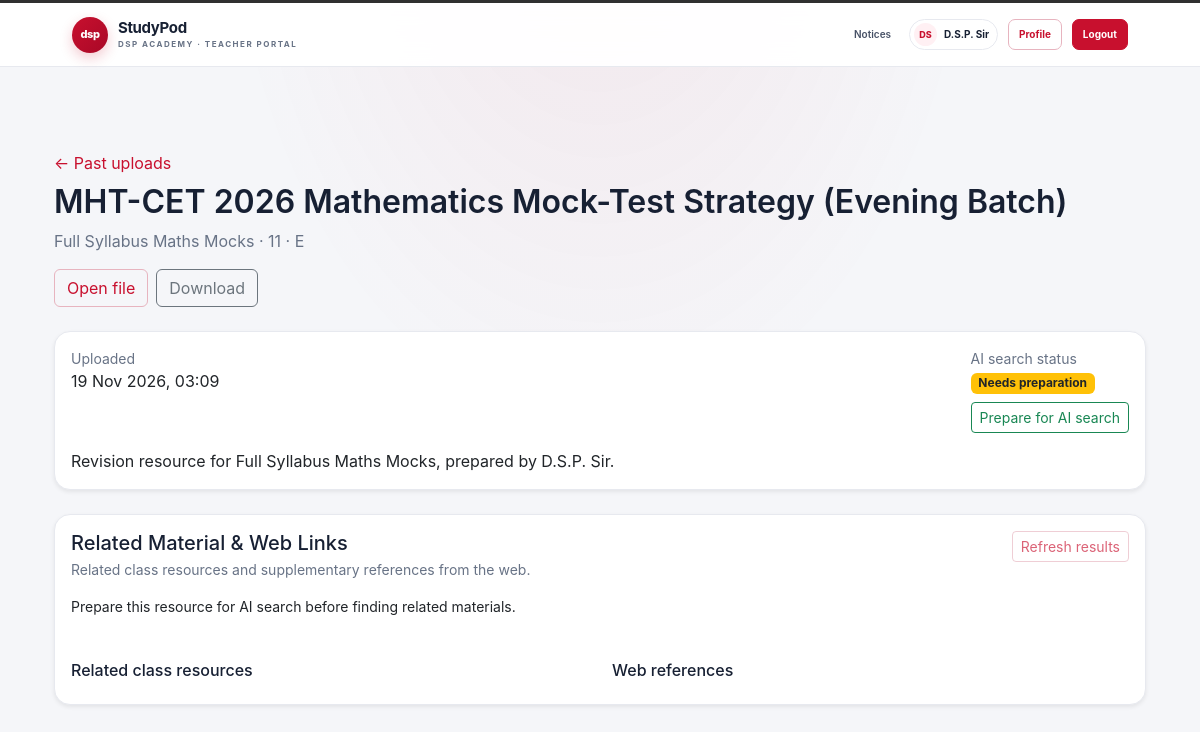
The app's page /resources/16/ (signed in) with its own data.
### accounts/models.py (models this page shows, shortened)
class User(AbstractUser):
    class Role(models.TextChoices):
        TEACHER = "TEACHER", "Teacher"
        STUDENT = "STUDENT", "Student"
        PARENT = "PARENT", "Parent"
    role = models.CharField(
        max_length=10,
        choices=Role.choices,
        default=Role.STUDENT,
    )

### academics/models.py (models this page shows, shortened)
class Resource(models.Model):
    title = models.CharField(max_length=200)
    description = models.TextField(blank=True)
    teacher = models.ForeignKey(
        "accounts.TeacherProfile",
        on_delete=models.CASCADE,
        related_name="resources"
    )
    student_class = models.ForeignKey(
        Class,
        on_delete=models.CASCADE,
        related_name="resources"
    )
    subject = models.ForeignKey(
        Subject,
        on_delete=models.CASCADE,
        related_name="resources"
    )
    file = models.FileField(upload_to="resources/")
    created_at = models.DateTimeField(auto_now_add=True)

class Subject(models.Model):
    name = models.CharField(max_length=100)
    code = models.CharField(max_length=20, unique=True)

class Class(models.Model):
    name = models.CharField(max_length=50)
    section = models.CharField(max_length=10)
    academic_year = models.CharField(max_length=20)

### accounts/views.py (the view)
@login_required
def teacher_resource_detail(request, resource_id):
    if request.user.role != "TEACHER":
        return HttpResponseForbidden("Teacher access is required.")
    teacher = getattr(request.user, "teacher_profile", None)
    if teacher is None:
        return HttpResponseForbidden("Teacher profile was not found.")
    resource = get_object_or_404(
        Resource.objects.select_related("student_class", "subject", "teacher"),
        pk=resource_id,
        teacher=teacher,
    )
    try:
        from ai_suggestions.services.vector_store import StudyPodVectorStore
        indexed = StudyPodVectorStore().is_resource_indexed(resource.pk)
        indexing_status = "indexed" if indexed else "not_indexed"
    except Exception:
        indexing_status = "unknown"
    return render(
        request,
        "accounts/resource_detail.html",
        {"resource": resource, "indexing_status": indexing_status},
    )

### ai_suggestions/services/vector_store.py (called while the page is built)
    def is_resource_indexed(self, resource_id):
        records = self.collection.get(
            where={"resource_id": str(resource_id)},
            include=[],
        )
        return bool(records.get("ids"))

### accounts/templates/accounts/resource_detail.html (shortened to what this page needs)
{% extends "accounts/base.html" %}
{% block content %}
<div class="container mt-5">
    <div class="d-flex justify-content-between align-items-start flex-wrap gap-3 mb-4">
        <div>
            <a href="{% url 'resource_list' %}" class="text-decoration-none">&larr; Past uploads</a>
            <h2 class="mt-2">{{ resource.title }}</h2>
            <p class="text-muted mb-0">{{ resource.subject.name }} · {{ resource.student_class.name }}{% if resource.student_class.section %} · {{ resource.student_class.section }}{% endif %}</p>
        </div>
        <div class="d-flex gap-2">
            <a href="{{ resource.file.url }}" target="_blank" rel="noopener" class="btn btn-outline-primary">Open file</a>
            <a href="{{ resource.file.url }}" download class="btn btn-outline-secondary">Download</a>
        </div>
    </div>
    <div class="card shadow-sm mb-4">
        <div class="card-body">
            <div class="d-flex flex-wrap justify-content-between gap-3">
                <div>
                    <div class="text-muted small">Uploaded</div>
                    <div>{{ resource.created_at|date:"d M Y, H:i" }}</div>
                </div>
                <div>
                    <div class="text-muted small">AI search status</div>
                    {% if indexing_status == "indexed" %}
                        <span class="badge bg-success">Ready</span>
                    {% elif indexing_status == "not_indexed" %}
                        <span class="badge bg-warning text-dark">Needs preparation</span>
                    {% else %}
                        <span class="badge bg-secondary">Status unavailable</span>
                    {% endif %}
                    <form method="post" action="{% url 'teacher_resource_reindex' resource.pk %}" class="mt-2">
                        <button type="submit" class="btn btn-sm btn-outline-success">
                            {% if indexing_status == "indexed" %}Refresh AI search data{% else %}Prepare for AI search{% endif %}
                        </button>
                    </form>
                </div>
            </div>
            {% if resource.description %}<p class="mt-3 mb-0">{{ resource.description }}</p>{% endif %}
        </div>
    </div>
    {% include "accounts/partials/related_material_card.html" %}
</div>
{% endblock %}

### accounts/templates/accounts/partials/student_portal_header.html
<nav class="navbar navbar-expand-lg student-nav" aria-label="Student portal">
    <div class="container-fluid student-nav-inner">
        <a class="student-brand" href="{% url 'dashboard' %}" aria-label="StudyPod student dashboard">
            <span class="student-brand-mark">dsp</span>
            <span class="student-brand-copy">
                <strong>StudyPod</strong>
                <small>DSP ACADEMY · {% if user.role == "TEACHER" %}TEACHER PORTAL{% elif user.role == "PARENT" %}PARENT PORTAL{% else %}STUDENT PORTAL{% endif %}</small>
            </span>
        </a>
        <div class="student-nav-links">
            <a href="{% url 'notices' %}">Notices</a>
            <span class="student-user-chip">
                <span class="student-avatar">{% if user.first_name and user.last_name %}{{ user.first_name|first|upper }}{{ user.last_name|first|upper }}{% else %}{{ user.get_full_name|default:user.username|first|upper }}{% endif %}</span>
                {{ user.get_full_name|default:user.username }}
            </span>
            <a class="student-nav-button" href="{% url 'profile' %}">Profile</a>
            <a class="student-nav-button student-logout" href="{% url 'logout' %}">Logout</a>
        </div>
    </div>
</nav>

### accounts/templates/accounts/base.html (style rules this page uses)
:root { --sp-primary: #2563eb; --sp-navy: #0f172a; --sp-background: #f8fafc; --sp-text: #1e293b; --sp-muted: #64748b; --sp-border: #e2e8f0; }
body { background: var(--sp-background); color: var(--sp-text); font-family: -apple-system, BlinkMacSystemFont, "Segoe UI", sans-serif; }
h1, h2, h3, h4, h5, h6 { color: var(--sp-navy); font-weight: 600; }
.card { background-color: #fff; border: 1px solid var(--sp-border); border-radius: 12px; box-shadow: 0 2px 8px rgb(15 23 42 / 5%); }
a:not(.btn):not(.navbar-brand) { color: var(--sp-primary); }
.navbar a:not(.btn):not(.navbar-brand) { color: #fff; }
.text-muted { color: var(--sp-muted) !important; }

### records on screen
User: first_name|first "D", last_name|first "S", get_full_name "D.S.P. Sir"
Resource: title "MHT-CET 2026 Mathematics Mock-Test Strategy (Evening Batch)", subject.name "Full Syllabus Maths Mocks", student_class.name "11", student_class.section "E", created_at "19 Nov 2026, 03:09", description "Revision resource for Full Syllabus Maths Mocks, prepared by D.S.P. Sir."
